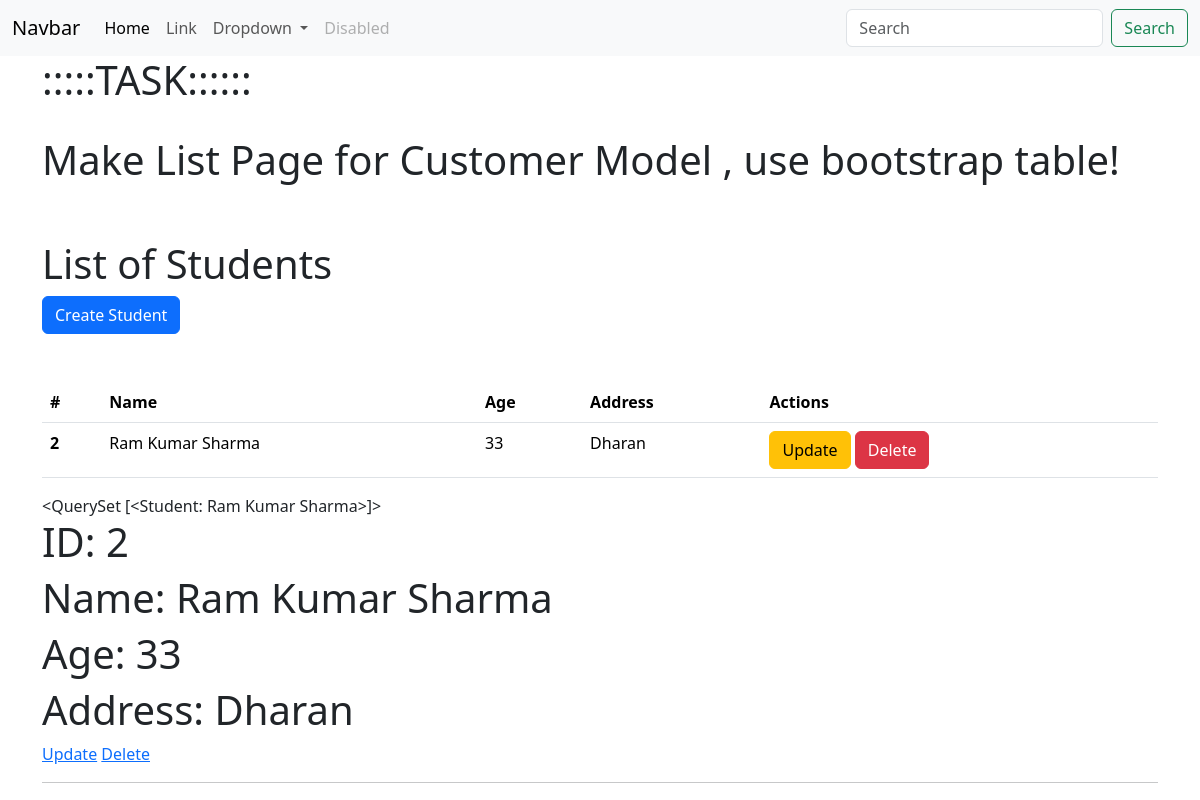
/list_student/, run on the app's committed database.
### myapp/models.py (models this page shows)
class Student(models.Model):
    name = models.CharField(max_length=100)
    age = models.IntegerField()
    address = models.CharField(max_length=255)
    def __str__(self):
        return self.name

### myapp/views.py (the view)
# urls.py: path('list_student/',list_student_view),
def list_student_view(request):
    students = Student.objects.all()
    data = {
        'students':students
                }
    return render(request,"list_student.html",data)

### templates/list_student.html (shortened to what this page needs)
<!DOCTYPE html>
<html lang="en">
<head>
    <link href="https://cdn.jsdelivr.net/npm/bootstrap@5.3.3/dist/css/bootstrap.min.css" rel="stylesheet">
</head>
<body>
    <nav class="navbar navbar-expand-lg bg-body-tertiary ">
        <div class="container-fluid">
          <a class="navbar-brand" href="#">Navbar</a>
          <div class="collapse navbar-collapse" id="navbarSupportedContent">
            <ul class="navbar-nav me-auto mb-2 mb-lg-0">
              <li class="nav-item">
                <a class="nav-link active" aria-current="page" href="#">Home</a>
              </li>
              <li class="nav-item">
                <a class="nav-link" href="#">Link</a>
              </li>
              <li class="nav-item dropdown">
                <a class="nav-link dropdown-toggle" href="#" role="button" data-bs-toggle="dropdown" aria-expanded="false">
                  Dropdown
                </a>
              </li>
              <li class="nav-item">
                <a class="nav-link disabled" aria-disabled="true">Disabled</a>
              </li>
            </ul>
            <form class="d-flex" role="search">
              <input class="form-control me-2" type="search" placeholder="Search" aria-label="Search">
              <button class="btn btn-outline-success" type="submit">Search</button>
            </form>
          </div>
        </div>
      </nav>
    <div class="container">
        <h1>:::::TASK::::::</h1>
        <br>
        <h1>Make List Page for Customer Model , use bootstrap table!</h1>
        <br>
        <br>
        <h1>List of Students</h1>
    <a class="btn btn-primary" href="/create/">Create Student</a>
    <br>
    <br>
    <br>
    <table class="table">
        <thead>
          <tr>
            <th scope="col">#</th>
            <th scope="col">Name</th>
            <th scope="col">Age</th>
            <th scope="col">Address</th>
            <th scope="col">Actions</th>
          </tr>
        </thead>
        <tbody>
         {% for student in students %}
         <tr>
            <th scope="row">{{student.id}}</th>
            <td>{{student.name}}</td>
            <td>{{student.age}}</td>
            <td>{{student.address}}</td>
            <td>
                <a class="btn btn-warning" href="/update/{{student.id}}/">Update</a>
                <a class="btn btn-danger" href="/delete/{{student.id}}/">Delete</a>
            </td>
          </tr>
         {% endfor %}
        </tbody>
      </table>
    {{students}}
    {% for student in students %}
    <h1>ID: {{student.id}} </h1>
    <h1>Name: {{student.name}}</h1>
    <h1>Age: {{student.age}}</h1>
    <h1>Address: {{student.address}} </h1>
    <a href="/update/{{student.id}}/">Update</a>
    <a href="/delete/{{student.id}}/">Delete</a>
    <hr>
    {% endfor %}
    </div>
</body>
</html>

### data on the page
Student: id "2", name "Ram Kumar Sharma", age "33", address "Dharan", name "<QuerySet [<Student: Ram Kumar Sharma>]>"
